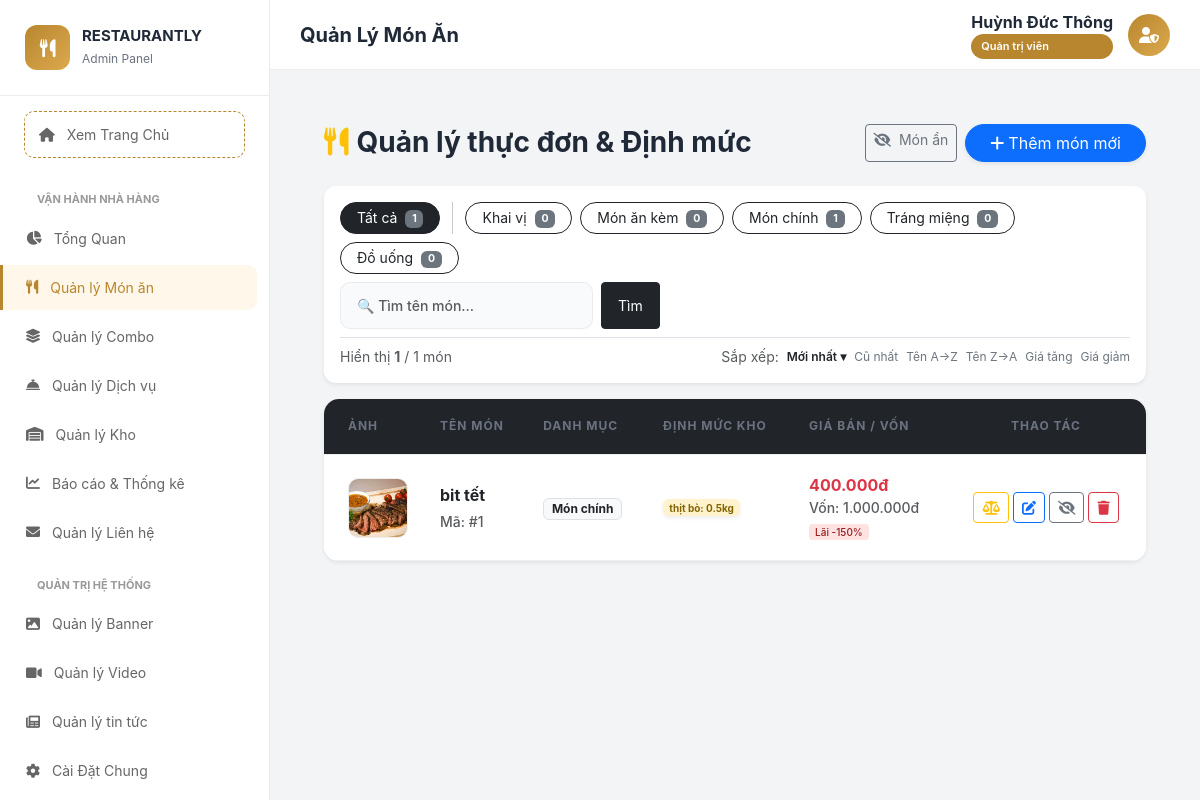
The app's page /admin/controllers/FoodController.php (signed in) with its own data.
### tables this page shows
CREATE TABLE `categories` (
  `id` int(11) NOT NULL,
  `name` varchar(100) NOT NULL
);

CREATE TABLE `foods` (
  `id` int(11) NOT NULL,
  `category_id` int(11) DEFAULT NULL,
  `name` varchar(255) NOT NULL,
  `price` decimal(15,2) NOT NULL,
  `image` varchar(255) DEFAULT NULL,
  `description` text DEFAULT NULL,
  `status` tinyint(1) DEFAULT 1,
  `is_active` tinyint(1) NOT NULL DEFAULT 1
);

CREATE TABLE `food_recipes` (
  `id` int(11) NOT NULL,
  `food_id` int(11) NOT NULL,
  `ingredient_id` int(11) NOT NULL,
  `quantity_required` decimal(10,3) NOT NULL,
  `unit` varchar(20) DEFAULT NULL
);

CREATE TABLE `inventory` (
  `id` int(11) NOT NULL,
  `item_name` varchar(255) NOT NULL,
  `category` varchar(100) DEFAULT NULL,
  `unit_name` varchar(50) DEFAULT NULL,
  `cost_price` decimal(15,2) DEFAULT 0.00,
  `supplier_id` int(11) DEFAULT NULL,
  `entry_date` date DEFAULT NULL,
  `expiry_date` date DEFAULT NULL,
  `revenue` decimal(15,2) DEFAULT 0.00,
  `updated_at` timestamp NOT NULL DEFAULT current_timestamp() ON UPDATE current_timestamp(),
  `min_stock` float DEFAULT 0,
  `is_active` tinyint(1) DEFAULT 1,
  `storage_zone` varchar(50) DEFAULT 'Kho khô'
);

### admin/controllers/FoodController.php (called while the page is built, shortened)
<?php
$db = (new Database())->getConnection();
$filter = $_GET['filter'] ?? 'all';
$sort = $_GET['sort'] ?? 'newest';
$search = trim($_GET['q'] ?? '');
$show_hidden = isset($_GET['show_hidden']);
$page = max(1, (int) ($_GET['page'] ?? 1));
$per_page = 12;
$where_parts = [];
$params = [];
if (!$show_hidden) {
    $where_parts[] = "f.is_active = 1";
}
$where_sql = $where_parts ? 'WHERE ' . implode(' AND ', $where_parts) : '';
$sort_map = [
    'newest' => 'f.id DESC',
    'oldest' => 'f.id ASC',
    'name_asc' => 'f.name ASC',
    'name_desc' => 'f.name DESC',
    'price_asc' => 'f.price ASC',
    'price_desc' => 'f.price DESC',
];
$order_sql = 'ORDER BY ' . ($sort_map[$sort] ?? 'f.id DESC');
$cnt = $db->prepare("SELECT COUNT(*) FROM foods f LEFT JOIN categories c ON f.category_id = c.id $where_sql");
$cnt->execute($params);
$total = (int) $cnt->fetchColumn();
$total_pages = max(1, (int) ceil($total / $per_page));
$page = min($page, $total_pages);
$offset = ($page - 1) * $per_page;
$food_stmt = $db->prepare(
    "SELECT f.*, c.name as category_name
     FROM foods f LEFT JOIN categories c ON f.category_id = c.id
     $where_sql $order_sql LIMIT $per_page OFFSET $offset"
);
$food_stmt->execute($params);
$foods = $food_stmt->fetchAll(PDO::FETCH_ASSOC);
$combo_map = $recipe_map = $cost_map = [];
if (!empty($foods)) {
    $food_ids = array_column($foods, 'id');
    $placeholders = implode(',', array_fill(0, count($food_ids), '?'));
    $rs = $db->prepare(
        "SELECT r.food_id, r.quantity_required, r.unit, i.item_name
         FROM food_recipes r JOIN inventory i ON r.ingredient_id = i.id
         WHERE r.food_id IN ($placeholders) ORDER BY i.item_name"
    );
    $rs->execute($food_ids);
    foreach ($rs->fetchAll(PDO::FETCH_ASSOC) as $r)
        $recipe_map[(int) $r['food_id']][] = $r;
    $cst = $db->prepare(
        "SELECT r.food_id, SUM(r.quantity_required * i.cost_price) as total_cost
         FROM food_recipes r JOIN inventory i ON r.ingredient_id = i.id
         WHERE r.food_id IN ($placeholders) GROUP BY r.food_id"
    );
    $cst->execute($food_ids);
    foreach ($cst->fetchAll(PDO::FETCH_ASSOC) as $r)
        $cost_map[(int) $r['food_id']] = (float) $r['total_cost'];
}
$cats = $db->query("SELECT * FROM categories ORDER BY name ASC")->fetchAll(PDO::FETCH_ASSOC);
require_once __DIR__ . '/../views/food/listfood.php';

### admin/views/food/listfood.php (the view, shortened to what this page needs)
<?php
include __DIR__ . '/../../../public/admin_layout_header.php';
?>
<link rel="stylesheet" href="../../public/assets/admin/css/admin-style.css">
<div class="content-wrapper p-4">
    <div class="d-flex justify-content-between align-items-center mb-4 flex-wrap gap-2">
        <h3 class="fw-bold m-0"><i class="fas fa-utensils me-2 text-warning"></i>Quản lý thực đơn & Định mức</h3>
        <div class="d-flex gap-2">
            <a href="FoodController.php?show_hidden=1<?= $show_hidden?'':'' ?>"
               class="btn btn-sm <?= $show_hidden ? 'btn-secondary' : 'btn-outline-secondary' ?>">
                <i class="fas fa-eye-slash me-1"></i>
                Món ẩn <?php if($hidden_count > 0): ?><span class="badge bg-danger ms-1"><?= $hidden_count ?></span><?php endif; ?>
            </a>
            <a href="FoodController.php?action=add" class="btn btn-primary shadow-sm rounded-pill px-4">
                <i class="fas fa-plus me-1"></i>Thêm món mới
            </a>
        </div>
    </div>
    <div class="card border-0 shadow-sm mb-3 p-3" style="border-radius:12px;">
        <div class="d-flex flex-wrap gap-2 align-items-center justify-content-between">
            <div class="d-flex flex-wrap gap-2 align-items-center">
                <a href="FoodController.php<?= $show_hidden ? '?show_hidden=1' : '' ?>"
                   class="btn btn-sm <?= $filter=='all' ? 'btn-dark' : 'btn-outline-dark' ?> rounded-pill px-3">
                    Tất cả <span class="badge bg-secondary ms-1"><?= $total ?></span>
                </a>
                <?php foreach($cats as $cat):
                    $cat_count_s = $db->prepare("SELECT COUNT(*) FROM foods f LEFT JOIN categories c ON f.category_id=c.id WHERE c.name=? AND f.is_active=1");
                    $cat_count_s->execute([$cat['name']]);
                    $cat_count = $cat_count_s->fetchColumn();
                ?>
                <a href="FoodController.php?filter=<?= urlencode($cat['name']) ?><?= $show_hidden?'&show_hidden=1':'' ?>"
                   class="btn btn-sm <?= $filter==$cat['name'] ? 'btn-dark' : 'btn-outline-dark' ?> rounded-pill px-3">
                    <?= htmlspecialchars($cat['name']) ?>
                    <span class="badge bg-secondary ms-1"><?= $cat_count ?></span>
                </a>
                <?php endforeach; ?>
            </div>
            <form method="GET" class="d-flex gap-2" style="min-width:240px">
                <input type="text" name="q" class="form-control form-control-sm"
                       placeholder="🔍 Tìm tên món..."
                       value="<?= htmlspecialchars($search) ?>">
                <button type="submit" class="btn btn-sm btn-dark px-3">Tìm</button>
            </form>
        </div>
        <div class="d-flex align-items-center gap-3 mt-2 pt-2 border-top flex-wrap">
            <small class="text-muted">
                Hiển thị <b><?= count($foods) ?></b> / <?= $total ?> món
            </small>
            <div class="d-flex gap-2 align-items-center ms-auto flex-wrap">
                <small class="text-muted">Sắp xếp:</small>
                <?php
                $sorts = [
                    'newest'     => 'Mới nhất',
                    'oldest'     => 'Cũ nhất',
                    'name_asc'   => 'Tên A→Z',
                    'name_desc'  => 'Tên Z→A',
                    'price_asc'  => 'Giá tăng',
                    'price_desc' => 'Giá giảm',
                ];
                foreach($sorts as $key => $lbl):
                    $url = 'FoodController.php?' . http_build_query(array_filter([
                        'filter' => $filter !== 'all' ? $filter : null,
                        'q'      => $search ?: null,
                        'sort'   => $key,
                        'show_hidden' => $show_hidden ? 1 : null,
                    ]));
                ?>
                <a href="<?= $url ?>" class="sort-link <?= $sort===$key ? 'active' : '' ?>">
                    <?= $lbl ?><?= $sort===$key ? ' ▾' : '' ?>
                </a>
                <?php endforeach; ?>
            </div>
        </div>
    </div>
    <div class="card border-0 shadow-sm overflow-hidden" style="border-radius:15px;">
        <?php if (empty($foods)): ?>
        <div class="text-center py-5 text-muted">
            <i class="fas fa-utensils fa-3x mb-3 opacity-25"></i>
            <p class="mb-0">Không tìm thấy món ăn nào<?= $search ? " khớp với \"" . htmlspecialchars($search) . "\"" : '' ?>.</p>
            <?php if($search): ?><a href="FoodController.php" class="btn btn-sm btn-outline-dark mt-2">Xem tất cả</a><?php endif; ?>
        </div>
        <?php else: ?>
        <table class="table table-hover align-middle mb-0">
            <thead class="table-dark">
                <tr>
                    <th class="ps-4" style="width:80px">Ảnh</th>
                    <th>Tên món</th>
                    <th>Danh mục</th>
                    <th>Định mức kho</th>
                    <th>Giá bán / Vốn</th>
                    <th class="text-center" style="width:200px">Thao tác</th>
                </tr>
            </thead>
            <tbody style="background:white;">
                <?php foreach($foods as $row):
                    $fid       = (int)$row['id'];
                    $in_combo  = $combo_map[$fid]  ?? 0;
                    $recipes   = $recipe_map[$fid] ?? [];
                    $cost      = $cost_map[$fid]   ?? 0;
                    $is_active = (int)($row['is_active'] ?? 1);
                    $price     = (float)$row['price'];
                    $margin    = ($price > 0 && $cost > 0) ? round(($price - $cost) / $price * 100) : null;
                    $margin_cls = $margin === null ? '' : ($margin >= 60 ? 'profit-high' : ($margin >= 30 ? 'profit-mid' : 'profit-low'));
                ?>
                <tr class="<?= !$is_active ? 'inactive-row' : '' ?>">
                    <td class="ps-4">
                        <img src="../../public/assets/img/menu/<?= htmlspecialchars($row['image']) ?>"
                             class="food-img"
                             onerror="this.src='../../public/assets/img/menu/default.jpg'"
                             alt="<?= htmlspecialchars($row['name']) ?>">
                    </td>
                    <td>
                        <div class="fw-bold text-dark"><?= htmlspecialchars($row['name']) ?></div>
                        <div class="d-flex gap-1 flex-wrap mt-1">
                            <?php if ($in_combo > 0): ?>
                                <span class="badge bg-danger" style="font-size:9px">ĐANG TRONG COMBO</span>
                            <?php else: ?>
                                <small class="text-muted">Mã: #<?= $fid ?></small>
                            <?php endif; ?>
                        </div>
                    </td>
                    <td>
                        <span class="badge bg-light text-dark border">
                            <?= htmlspecialchars($row['category_name'] ?? 'Chưa phân loại') ?>
                        </span>
                    </td>
                    <td style="max-width:230px;">
                        <?php if (empty($recipes)): ?>
                            <small class="text-muted fst-italic">Chưa có định mức</small>
                        <?php else: ?>
                            <div class="d-flex flex-wrap gap-1">
                                <?php foreach($recipes as $rcp): ?>
                                <span class="badge bg-warning-subtle border-0 shadow-sm"
                                      style="font-size:10px;color:#856404;">
                                    <?= htmlspecialchars($rcp['item_name']) ?>:
                                    <?= (float)$rcp['quantity_required'] ?><?= htmlspecialchars($rcp['unit']) ?>
                                </span>
                                <?php endforeach; ?>
                            </div>
                        <?php endif; ?>
                    </td>
                    <td>
                        <div class="fw-bold text-danger"><?= number_format($price, 0, ',', '.') ?>đ</div>
                        <?php if ($cost > 0): ?>
                        <div class="small text-muted">Vốn: <?= number_format($cost, 0, ',', '.') ?>đ</div>
                        <?php if ($margin !== null): ?>
                        <span class="profit-badge <?= $margin_cls ?>">
                            Lãi <?= $margin ?>%
                        </span>
                        <?php endif; ?>
                        <?php elseif (empty($recipes)): ?>
                        <small class="text-muted">—</small>
                        <?php else: ?>
                        <small class="text-muted">Chưa có giá vốn</small>
                        <?php endif; ?>
                    </td>
                    <td class="text-center pe-3">
                        <div class="d-flex gap-1 justify-content-center flex-wrap">
                            <button title="Thiết lập định mức"
                                    class="btn btn-sm btn-outline-warning btn-add-recipe"
                                    data-id="<?= $fid ?>"
                                    data-name="<?= htmlspecialchars($row['name']) ?>">
                                <i class="fas fa-balance-scale"></i>
                            </button>
                            <a href="FoodController.php?action=edit&id=<?= $fid ?>"
                               class="btn btn-sm btn-outline-primary"
                               title="Sửa món">
                                <i class="fas fa-edit"></i>
                            </a>
                            <button class="btn btn-sm <?= $is_active ? 'btn-outline-secondary' : 'btn-secondary' ?> btn-toggle-food"
                                    data-id="<?= $fid ?>"
                                    data-active="<?= $is_active ?>"
                                    title="<?= $is_active ? 'Ẩn món khỏi thực đơn' : 'Hiện lại món' ?>">
                                <i class="fas <?= $is_active ? 'fa-eye-slash' : 'fa-eye' ?>"></i>
                            </button>
                            <button class="btn btn-sm btn-outline-danger btn-delete-food"
                                    data-id="<?= $fid ?>"
                                    data-name="<?= htmlspecialchars($row['name']) ?>"
                                    data-combo="<?= $in_combo ?>"
                                    title="Xóa món">
                                <i class="fas fa-trash"></i>
                            </button>
                        </div>
                    </td>
                </tr>
                <?php endforeach; ?>
            </tbody>
        </table>
        <?php endif; ?>
    </div>
</div>

### public/assets/admin/css/admin-style.css (style rules this page uses)
:root { --gold: #e6a30b; --gold-hover: #c98c06; --gold-gradient: linear-gradient(135deg, #f5d061 0%, #e6a30b 100%); --dark: #1f2937; --light-bg: #f3f4f6; --card-bg: rgba(255, 255, 255, 0.95); --text: #1f2937; --text-muted: #6b7280; --border: rgba(0, 0, 0, 0.06); --success: #10b981; --success-light: #d1fae5; --danger: #ef4444; --danger-light: #fee2e2; --warning: #f59e0b; --warning-light: #fef3c7; --shadow-soft: 0 4px 20px rgba(0, 0, 0, 0.03); --shadow-hover: 0 12px 32px rgba(0, 0, 0, 0.08); --shadow-gold: 0 8px 24px rgba(230, 163, 11, 0.25); }
* { box-sizing: border-box; }
body { font-family: 'Inter', 'Plus Jakarta Sans', sans-serif; background-color: var(--light-bg); color: var(--text); -webkit-font-smoothing: antialiased; }
.form-control, .form-select { border-radius: 10px; border: 1px solid var(--border); padding: 12px 16px; background: #f9fafb; font-weight: 500; transition: all 0.3s ease; }
.table th { font-weight: 700; color: var(--text-muted); border-bottom: 2px solid var(--border) !important; text-transform: uppercase; font-size: 0.75rem; letter-spacing: 1px; padding: 18px 16px; }
.table td { vertical-align: middle; border-bottom: 1px solid var(--border); padding: 18px 16px; font-weight: 500; }

### public/admin_layout_header.php (style rules this page uses)
:root { --sidebar-bg: #ffffff; --sidebar-border: #ececec; --accent: #b8862e; --accent-light: #fff7e9; --text-dark: #222; --text-muted: #777; --main-bg: #f5f5f5; }
* { box-sizing: border-box; }
body { margin: 0; font-family: 'Plus Jakarta Sans', sans-serif; background: var(--main-bg); }

### admin/views/food/listfood.php (style rules this page uses)
.sort-link { font-size: 12px; color: var(--bs-secondary); text-decoration: none; }
.sort-link.active { color: #212529; font-weight: 600; }
.food-img { width:60px;height:60px;object-fit:cover;border-radius:10px;border:1px solid #eee; transition:.2s; }
.profit-badge { font-size: 10px; padding: 2px 6px; border-radius: 4px; }
.profit-low { background:#fee2e2;color:#991b1b; }

### records on screen
categories: name "Khai vị", cat_count "0"
categories: name "Món ăn kèm", cat_count "0"
categories: name "Món chính", cat_count "1"
categories: name "Tráng miệng", cat_count "0"
categories: name "Đồ uống", cat_count "0"
foods: image (picture), name "bit tết", id "1", category.name "Món chính", price "400.000", id "1.000.000", margin "-150", is_active 1 (drawn)
food_recipes: inventory.item_name "thịt bò", quantity_required "0.5", unit "kg"

### other values on screen
$page_title "Quản Lý Món Ăn"
$_SESSION['username'] "Huỳnh Đức Thông"
$total "1"
count($foods) "1"
$lbl "Mới nhất"
$lbl "Cũ nhất"
$lbl "Tên A→Z"
$lbl "Tên Z→A"
$lbl "Giá tăng"
$lbl "Giá giảm"
